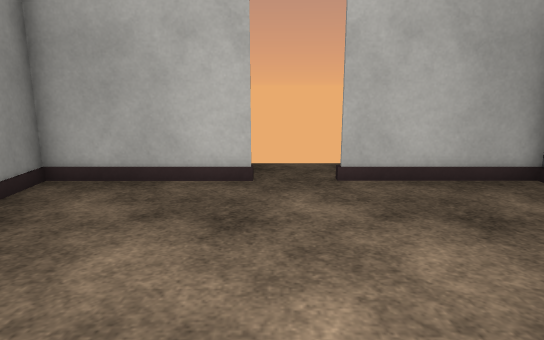
[1] (above)

12 first-person views from a walk through a Unity game level. The camera is 1.3 m above the floor, tilts 12° down and sees 70° across. The floor is counted in squares, 0.57 m on a side. Each view is taken from the middle of a square. On the plan, view 1 faces up. The plan holds only what a view shows up to about 20 squares ahead; the rest is blank. The player is left out. Some animated figures are left out. Door leaves are left out, so doorways stand open. Surface patterns are stand-ins for the level's own textures.

[2]
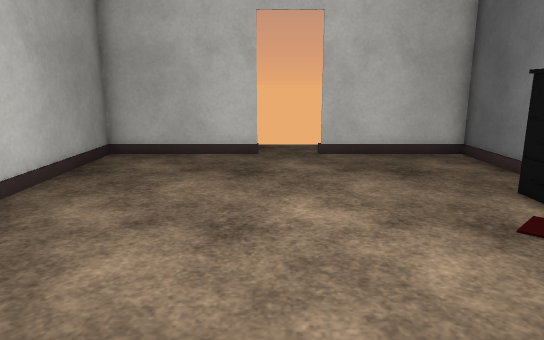

[3]
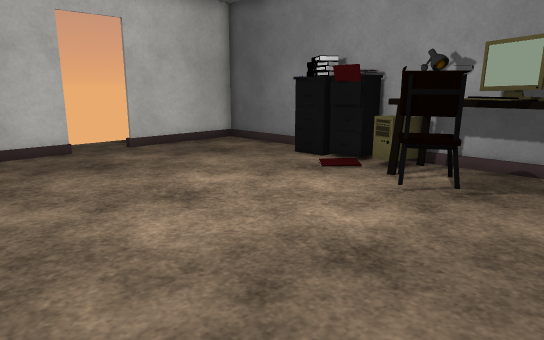

[4]
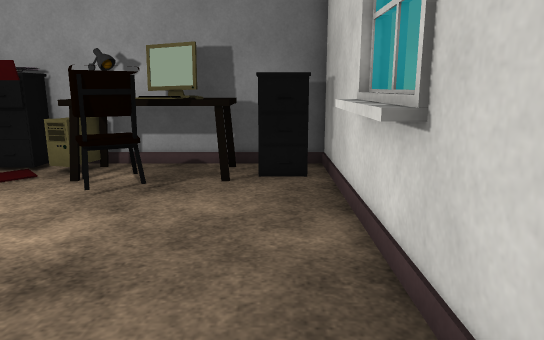

[5]
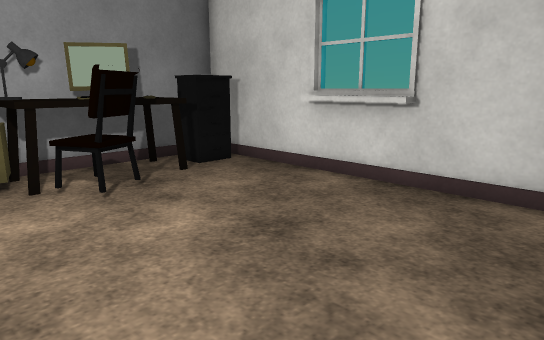

[6]
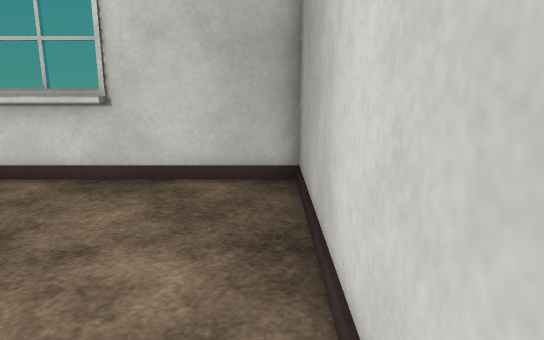

[7]
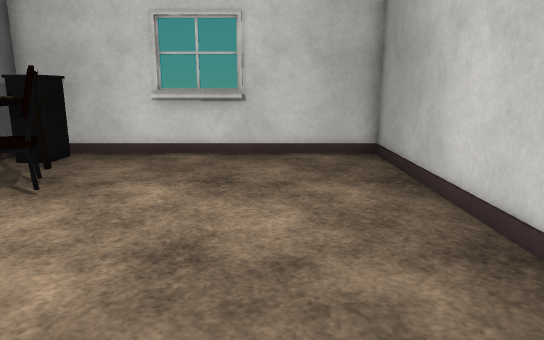

[8]
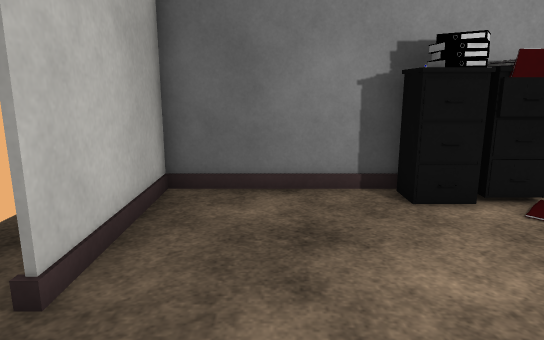

[9]
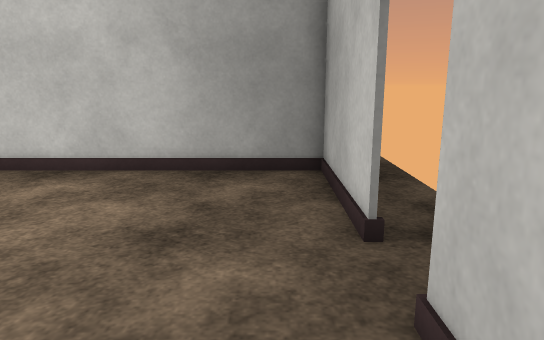

[10]
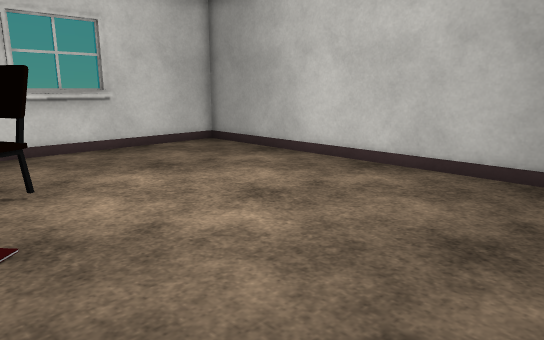

[11]
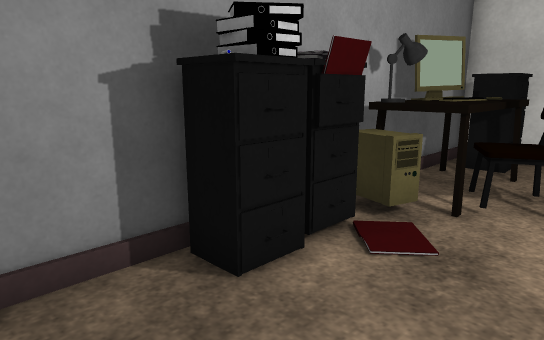

[12]
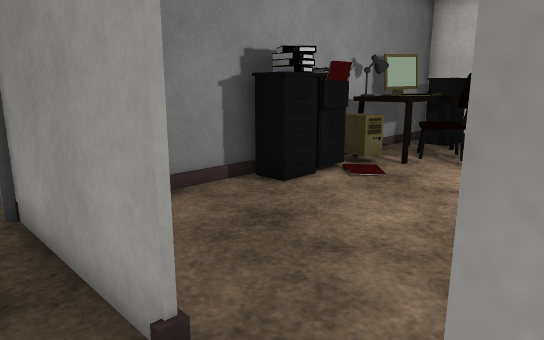

### Floor plan
Points are (right, up) in squares from view 1. A wall is a line through its corners. A room is listed if a view was taken in it or the views show most of it. See-through windows are left out.
Room 1 (views 1, 2, 3, 4, 5, 6, 7, 8, 9, 10, 11)
walls: (-1, -6.7) (-1, -6.1) (2, -6.1); (-0.5, 9.4) (-5.7, 9.4) (-5.7, -6.6) (6.7, -6.6) (6.7, 9.9); (6.8, 9.4) (1.6, 9.4)
ways out: open door at (0.5, 9.5) to room 2
objects: other object (3, -2) to (4, -1); other object (4, -4) to (4, -3); other object (4, 0) to (6, 0); other object (5, -6) to (6, -5); other object (5, -3) to (5, -2); other object (5, 1) to (6, 1); other object (5, 2); other object (5, 3) to (5, 4); other object (6, -4); other object (6, -3) to (6, -2); other object (6, 2); other object (6, 3); other object (6, 4)
Room 2 (view 12)
walls: (1.6, 9.6) (6.8, 9.6)
ways out: open door at (0.5, 9.5) to room 1; opening at (-5, 11)

Where each view was taken, in squares from view 1:
view 1: 0 up, 0 right, facing up
view 2: 4 down, 0 right, facing up
view 3: 5 down, 5 left, facing up-right
view 4: 5 down, 5 left, facing right
view 5: 2 up, 5 left, facing down-right
view 6: 3 up, 5 left, facing down
view 7: 7 up, 2 left, facing down
view 8: 7 up, 2 left, facing right
view 9: 8 up, 5 right, facing left
view 10: 8 up, 5 right, facing down-left
view 11: 7 up, 2 right, facing down-right
view 12: 11 up, 1 left, facing down-right
